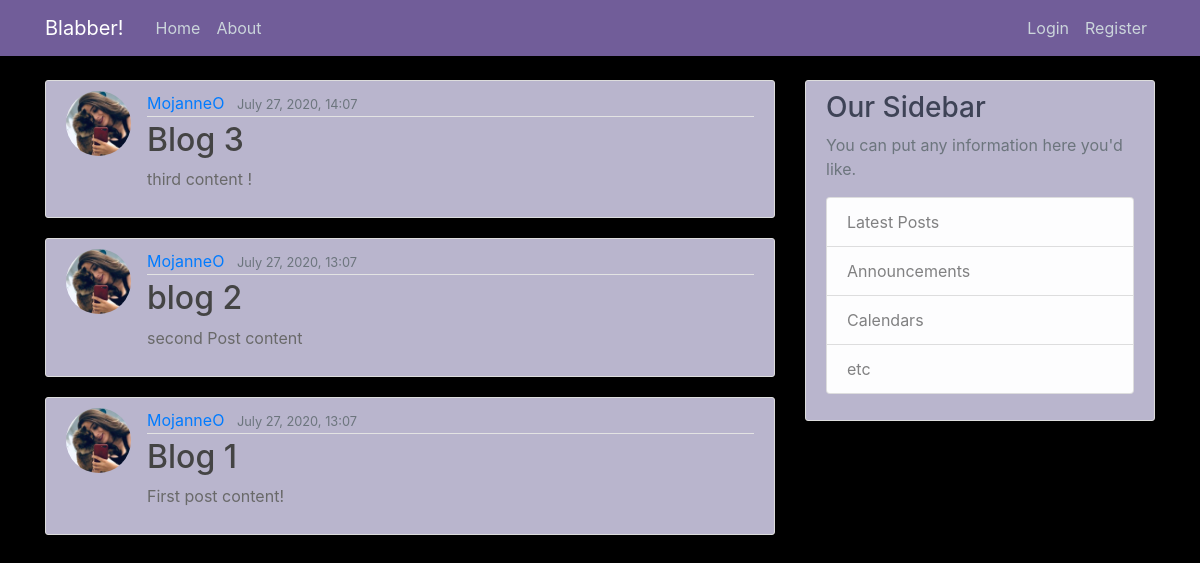
The app's page /, older data.
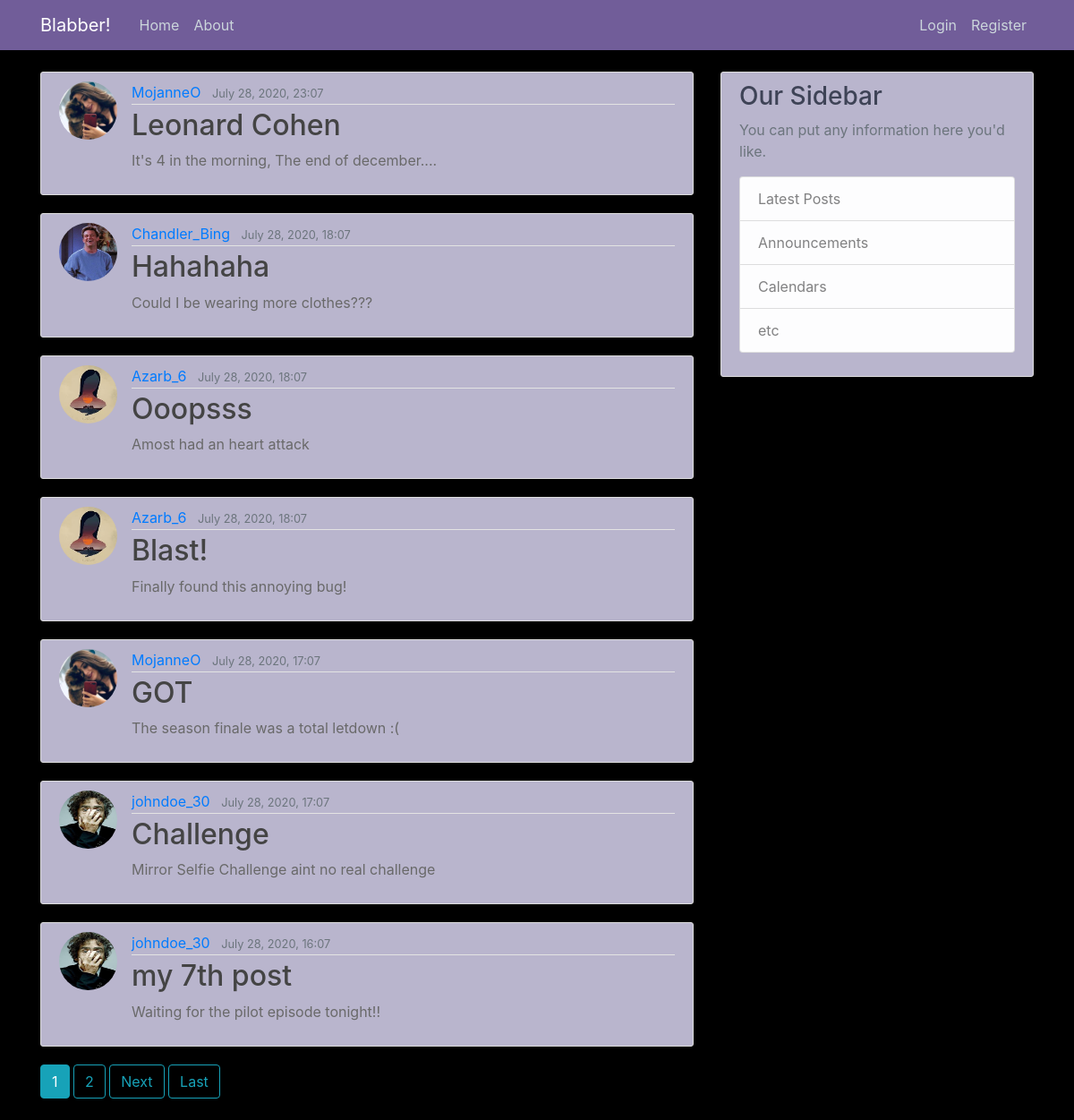
The same page, newer data.
### myBlog/models.py (models this page shows, shortened)
class Post(models.Model):
    title = models.CharField(max_length=100)
    content = models.TextField()
    date = models.DateTimeField(default=timezone.now)
    author = models.ForeignKey(User, on_delete=models.CASCADE)

### users/models.py (models this page shows, shortened)
class Profile(models.Model):
    user = models.OneToOneField(User, on_delete=models.CASCADE)
    image = models.ImageField(default='default.jpg', upload_to='profile_pics')

### myBlog/views.py (the view)
# urls.py: path('', PostListView.as_view(), name='blog-homepage'),
class PostListView(ListView):
    model = Post
    template_name = 'myBlog/homepage.html'  # <app>/<model>_<viewtype>.html
    context_object_name = 'postKey'
    ordering = ['-date']
    paginate_by = 7

### myBlog/templates/myBlog/homepage.html (shortened to what this page needs)
{% extends 'myBlog/base.html'%}
{% block content %}
    {% for xpost in postKey %}
        <article class="media content-section">
            <img class="rounded-circle article-img" src="{{ xpost.author.profile.image.url }}">
              <div class="media-body">
                <div class="article-metadata">
                  <a class="mr-2" href="#">{{ xpost.author }}</a>
                  <small class="text-muted">{{ xpost.date|date:"F d, Y, H:m" }}</small>
                </div>
                <h2><a class="article-title" href="{% url 'post-detail' xpost.id %}">{{ xpost.title }}</a></h2>
                <p class="article-content">{{ xpost.content }}</p>
              </div>
        </article>
    {% endfor %}
    {% if is_paginated %}
        {% for num in page_obj.paginator.page_range %}
            {% if page_obj.number == num %}
            <a class="btn btn-info mb-4" href="?page={{ num }}">{{ num }}</a>
            {% elif num > page_obj.number|add:'-3' and num < page_obj.number|add:'3' %}
                <a class="btn btn-outline-info mb-4" href="?page={{ num }}">{{ num }}</a>
            {% endif %}
        {% endfor %}
        {% if page_obj.has_next %}
            <a class="btn btn-outline-info mb-4" href="?page={{ page_obj.next_page_number }}">Next</a>
            <a class="btn btn-outline-info mb-4" href="?page={{ page_obj.paginator.num_pages }}">Last</a>
        {% endif%}
    {% endif%}
{% endblock %}

Row changes from the older to the newer data that the page shows:
no longer on this page (row unchanged): Post: author.profile.image (picture), author "MojanneO", date "July 27, 2020, 14:07", title "Blog 3", content "third content !"
no longer on this page (row unchanged): Post: author.profile.image (picture), author "MojanneO", date "July 27, 2020, 13:07", title "blog 2", content "second Post content"
no longer on this page (row unchanged): Post: author.profile.image (picture), author "MojanneO", date "July 27, 2020, 13:07", title "Blog 1", content "First post content!"
added Post: author.profile.image (picture), author "MojanneO", date "July 28, 2020, 23:07", title "Leonard Cohen", content "It's 4 in the morning, The end of december...."
added Post: author.profile.image (picture), author "Chandler_Bing", date "July 28, 2020, 18:07", title "Hahahaha", content "Could I be wearing more clothes???"
added Post: author.profile.image (placeholder picture), author "Azarb_6", date "July 28, 2020, 18:07", title "Ooopsss", content "Amost had an heart attack"
added Post: author.profile.image (placeholder picture), author "Azarb_6", date "July 28, 2020, 18:07", title "Blast!", content "Finally found this annoying bug!"
added Post: author.profile.image (picture), author "MojanneO", date "July 28, 2020, 17:07", title "GOT", content "The season finale was a total letdown :("
added Post: author.profile.image (picture), author "johndoe_30", date "July 28, 2020, 17:07", title "Challenge", content "Mirror Selfie Challenge aint no real challenge"
added Post: author.profile.image (picture), author "johndoe_30", date "July 28, 2020, 16:07", title "my 7th post", content "Waiting for the pilot episode tonight!!"
Text that changed along with them:
new list line: "1"
new list line: "2"
text now shown: "Next Last"
